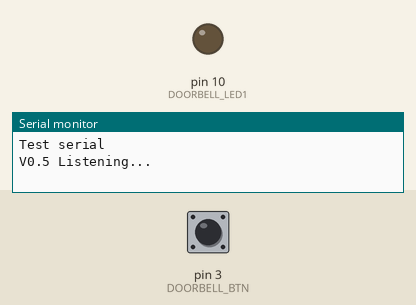
Recording of a sketch running on a simulated Arduino Uno, built with avr-gcc and run on an emulated ATmega328P. Shown: output pins drawn as LEDs (lit = HIGH), the last lines printed to the serial monitor. Inputs (shaded band) come from the test bench; at power-on: pin 3 (DOORBELL_BTN) HIGH.

Above: at 1.2 s.
1.3 s: pin 3 (DOORBELL_BTN) pulled LOW for 0.15 s
At 2.3 s:
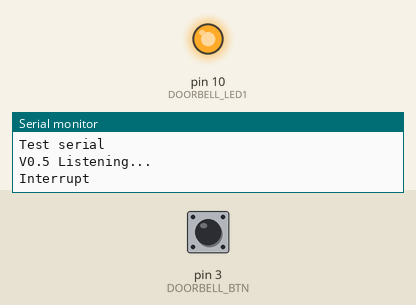
Timing chart, 0 to 8.9 s (numbered marks = the images above; inputs shaded):
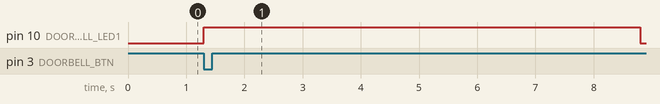

Measured:
- after the input at 1.3 s, pin 10 (DOORBELL_LED1): LOW → HIGH at once, → LOW 7.5 s later

The sketch:

doorbell.ino.ino
```cpp
/**
 * An Mirf example which copies back the data it recives.
 *
 * Pins:
 * Hardware SPI:
 * MISO -> 12
 * MOSI -> 11
 * SCK -> 13
 *
 * Configurable:
 * CE -> 8
 * CSN -> 7
 *
 */

/**
 * Периферия:
 *   1. nrf24l01
 *   2. Сенсорная кнопка дверного звонка
 *   3. Лампа системы проверки наличия содержимого
 *   4. Приемник системы проверки наличия содержимого
 *   5. Сервопривод замка
 *   6. Индикация состояния звонка
 * ----------
 * Коммуникация:
 *   1. Отправка сообщения при нажатии на кнопку звонка
 *   2. Ответ на за
 */

#include <SPI.h>
#include <Mirf.h>
#include <nRF24L01.h>
#include <MirfHardwareSpiDriver.h>
#include <Servo.h>

#define MAILBOX_PIN 2
#define DOORBELL_BTN 3
#define DOORBELL_LED1 10
#define DOORBELL_LOCK_TIMEOUT 7500


#define PAYLOAD_SIZE 16
#define MASTER_ADDR "serv"

typedef byte PayloadType[PAYLOAD_SIZE];

Servo doorlockServo;
const int DOORLOCK_SERVO_LOCKED_POS = 40;
const int DOORLOCK_SERVO_UNLOCKED_POS = 90;

void setup(){
  Serial.begin(9600);

  Serial.println("Test serial");

  /* Set the SPI Driver. */
  Mirf.spi = &MirfHardwareSpi;

  /* Setup pins / SPI. */
  Mirf.init();

  /* Configure reciving address. */
  Mirf.setRADDR((byte *)"mbox");
  Mirf.setTADDR((byte*)MASTER_ADDR);
  Mirf.payload = PAYLOAD_SIZE;

  /* Write channel and payload config then power up reciver. */
  Mirf.config();

  pinMode(MAILBOX_PIN, INPUT_PULLUP);
  /**/
  pinMode(DOORBELL_BTN, INPUT_PULLUP);
  pinMode(DOORBELL_LED1, OUTPUT);
  digitalWrite(DOORBELL_LED1, LOW);
  attachInterrupt(digitalPinToInterrupt(DOORBELL_BTN), doorbellInterrupt, FALLING );

  lockMailBox();
  Serial.println("V0.5 Listening...");
}

volatile bool doorbellTriggered = false;
unsigned long doorbellTimeout = 0;
PayloadType payload;

void loop(){

  if (doorbellTriggered == true) {
    digitalWrite(DOORBELL_LED1, HIGH);
    doorbellTimeout = millis();
    doorbellTriggered = false;
    Serial.println("Interrupt");
    sendDoorbell();
  }

  if (doorbellTimeout > 0 and millis() - doorbellTimeout > DOORBELL_LOCK_TIMEOUT) {
    doorbellTimeout = 0;
    digitalWrite(DOORBELL_LED1, LOW);
  }

  if(!Mirf.isSending() && Mirf.dataReady()){
    Serial.println("Got packet");

    /* Get load the packet into the buffer */
    Mirf.getData((byte*)&payload);
    Serial.println((char*)&payload);
    Mirf.setTADDR((byte*)MASTER_ADDR);

    performCommand((char*)&payload);

  }

}

void performCommand(char* command) {
  if (strcmp(command, "lock") == 0) {
    Serial.println("Lock recognized");
    lockMailBox();
    sendComplete();
  } else if (strcmp(command, "unlock") == 0) {
    Serial.println("Unlock recognized");
    unlockMailBox();
    sendComplete();
  } else {
    Serial.print("Unknown command: ");
    Serial.println(command);
    Mirf.setTADDR((byte*)MASTER_ADDR);
    Mirf.send((byte*)&payload);
  }
}

bool readMailboxState() {
  return digitalRead(MAILBOX_PIN)== HIGH;
}

void sendMailboxState(bool state) {
  payload[0] = 'm';
  payload[1] = 'b';
  payload[2] = state;
  payload[3] = 0;
  Mirf.send((byte*)&payload);
}

void sendDoorbell() {
  payload[0] = 'd'; payload[1] = 'b'; payload[2] = 0;
  Mirf.send((byte*)&payload);
  while(Mirf.isSending());
}

void doorbellInterrupt() {
  if (doorbellTimeout == 0) {
    doorbellTriggered = true;
  }
}

void unlockMailBox() {
 doorlockServo.write(DOORLOCK_SERVO_UNLOCKED_POS);
 sendComplete();
 digitalWrite(10, HIGH);
}

void lockMailBox() {
 doorlockServo.write(DOORLOCK_SERVO_LOCKED_POS);
 sendComplete();
 digitalWrite(10, LOW);
}

void sendComplete() {
  //byte[] data = "ok";
  payload[0] = 'o';
  payload[1] = 'k';
  payload[2] = 0;
  Mirf.send((byte*)&payload);
}
```
